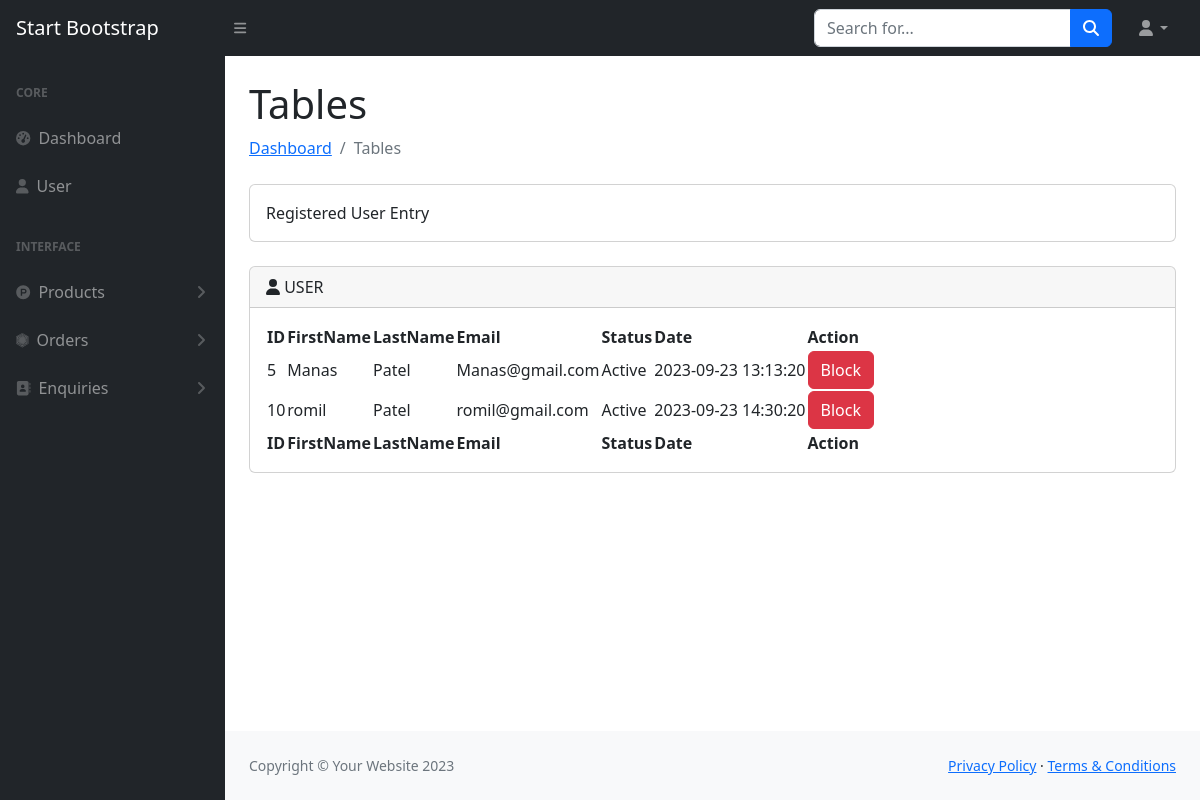
The page /admin/usertable.php (signed in) on the database its author committed.
### tables this page shows
CREATE TABLE `tbl_user` (
  `id` int(11) NOT NULL,
  `firstname` varchar(50) NOT NULL,
  `lastname` varchar(50) NOT NULL,
  `email` varchar(100) NOT NULL,
  `password` varchar(50) NOT NULL,
  `status` enum('Block','Active') NOT NULL DEFAULT 'Block',
  `date` datetime NOT NULL DEFAULT current_timestamp()
);

### admin/usertable.php (the view, shortened to what this page needs)
<?php
if( $_SESSION['log']== "admin" )
{
?>
<!DOCTYPE html>
<html lang="en">
    <head>
        <link href="https://cdn.jsdelivr.net/npm/simple-datatables@7.1.2/dist/style.min.css" rel="stylesheet" />
        <link href="css/styles.css" rel="stylesheet" />
    </head>
    <body class="sb-nav-fixed">
        <nav class="sb-topnav navbar navbar-expand navbar-dark bg-dark">
            <a class="navbar-brand ps-3" href="index.html">Start Bootstrap</a>
            <button class="btn btn-link btn-sm order-1 order-lg-0 me-4 me-lg-0" id="sidebarToggle" href="#!"><i class="fas fa-bars"></i></button>
            <form class="d-none d-md-inline-block form-inline ms-auto me-0 me-md-3 my-2 my-md-0">
                <div class="input-group">
                    <input class="form-control" type="text" placeholder="Search for..." aria-label="Search for..." aria-describedby="btnNavbarSearch" />
                    <button class="btn btn-primary" id="btnNavbarSearch" type="button"><i class="fas fa-search"></i></button>
                </div>
            </form>
            <ul class="navbar-nav ms-auto ms-md-0 me-3 me-lg-4">
                <li class="nav-item dropdown">
                    <a class="nav-link dropdown-toggle" id="navbarDropdown" href="#" role="button" data-bs-toggle="dropdown" aria-expanded="false"><i class="fas fa-user fa-fw"></i></a>
                </li>
            </ul>
        </nav>
        <div id="layoutSidenav">
            <div id="layoutSidenav_nav">
                <nav class="sb-sidenav accordion sb-sidenav-dark" id="sidenavAccordion">
                    <div class="sb-sidenav-menu">
                        <div class="nav">
                            <div class="sb-sidenav-menu-heading">Core</div>
                            <a class="nav-link" href="admin_dashboard.php">
                                <div class="sb-nav-link-icon"><i class="fas fa-tachometer-alt"></i></div>
                                Dashboard
                            </a>
                            <a class="nav-link" href="http://localhost/manas/intern_project/usertable.php">
                                <div class="sb-nav-link-icon"><i class="fa fa-user"></i></div>
                                User
                            </a>
                            <div class="sb-sidenav-menu-heading">Interface</div>
                            <a class="nav-link collapsed" href="#" data-bs-toggle="collapse" data-bs-target="#collapseLayoutpro" aria-expanded="false" aria-controls="collapseLayouts">
                                <div class="sb-nav-link-icon"><i class="fab fa-product-hunt"></i></div>
                                Products
                                <div class="sb-sidenav-collapse-arrow"><i class="fas fa-angle-down"></i></div>
                            </a>
                            <a class="nav-link collapsed" href="#" data-bs-toggle="collapse" data-bs-target="#collapseLayoutorder" aria-expanded="false" aria-controls="collapseLayouts">
                                <div class="sb-nav-link-icon"><i class="fab fa-first-order"></i></div>
                                Orders
                                <div class="sb-sidenav-collapse-arrow"><i class="fas fa-angle-down"></i></div>
                            </a>
                            <a class="nav-link collapsed" href="#" data-bs-toggle="collapse" data-bs-target="#collapseLayouten" aria-expanded="false" aria-controls="collapseLayouts">
                                <div class="sb-nav-link-icon"><i class="fa-solid fa-address-book"></i></div>
                                Enquiries
                                <div class="sb-sidenav-collapse-arrow"><i class="fas fa-angle-down"></i></div>
                            </a>
                </nav>
            </div>
            <div id="layoutSidenav_content">
                <main>
                    <div class="container-fluid px-4">
                        <h1 class="mt-4">Tables</h1>
                        <ol class="breadcrumb mb-4">
                            <li class="breadcrumb-item"><a href="index.html">Dashboard</a></li>
                            <li class="breadcrumb-item active">Tables</li>
                        </ol>
                        <div class="card mb-4">
                            <div class="card-body">
                               Registered User Entry
                            </div>
                        </div>
                        <div class="card mb-4">
                            <div class="card-header">
                                <i class="fas fa-user"></i>
                                USER
                            </div>
                            <div class="card-body">
                                <table id="datatablesSimple">
                                    <thead>
                                        <tr>
                                        <th>ID</th>
                                            <th>FirstName</th>
                                            <th>LastName</th>
                                            <th>Email</th>
                                            <th>Status</th>
                                            <th>Date</th>
                                            <th>Action</th>
                                        </tr>
                                    </thead>
                                    <tfoot>
                                        <tr>
                                        <th>ID</th>
                                             <th>FirstName</th>
                                            <th>LastName</th>
                                            <th>Email</th>
                                            <th>Status</th>
                                            <th>Date</th>
                                            <th>Action</th>
                                        </tr>
                                    </tfoot>
                                    <tbody>
                                    <?php
                                    include "config.php";
                                    $sql = "SELECT `id`, `firstname`, `lastname`, `email`, `status`, `date` FROM `tbl_user` WHERE 1";
                                    $result = $conn->query($sql);
                                    if ($result->num_rows > 0) {
                                        while ($row = $result->fetch_assoc()) {
                                ?>
                                    <tr>
                                    <td><?php echo $row['id']; ?></td>
                                     <td><?php echo $row['firstname']; ?></td>
                                     <td><?php echo $row['lastname']; ?></td>
                                     <td><?php echo $row['email']; ?></td>
                                    <td><?php echo $row['status']; ?></td>
                                    <td><?php echo $row['date']; ?></td>
                                <?php
                                    if($row['status']=="Block"){?>
                                       <td><a class="btn btn-success delete-btn" href="http://localhost/manas/intern_project/useractive.php?id=<?php echo $row['id'];?>&op=a">Active</a></td>
                                   <?php }
                                   else{
                                ?>
                                    <td><a class="btn btn-danger" href="http://localhost/manas/intern_project/useractive.php?id=<?php echo $row['id'];?>&op=b">Block</a></td>
                                    </tr>
                                            <?php
                                       }    }
                                                }
                                                else{
                                                echo "<tr>
                                                <td colspan='5'>
                                                    NO RECORD FOUND!
                                        </td>
                                            </tr>";
                                                }
                                            ?>
                                    </tbody>
                                </table>
                            </div>
                        </div>
                    </div>
                </main>
                <footer class="py-4 bg-light mt-auto">
                    <div class="container-fluid px-4">
                        <div class="d-flex align-items-center justify-content-between small">
                            <div class="text-muted">Copyright &copy; Your Website 2023</div>
                            <div>
                                <a href="#">Privacy Policy</a>
                                &middot;
                                <a href="#">Terms &amp; Conditions</a>
                            </div>
                        </div>
                    </div>
                </footer>
            </div>
        </div>
    </body>
</html>
<?php
}
?>

### rows shown on the page
tbl_user: id "5", firstname "Manas", lastname "Patel", email "Manas@gmail.com", status "Active", date "2023-09-23 13:13:20"
tbl_user: id "10", firstname "romil", lastname "Patel", email "romil@gmail.com", status "Active", date "2023-09-23 14:30:20"
